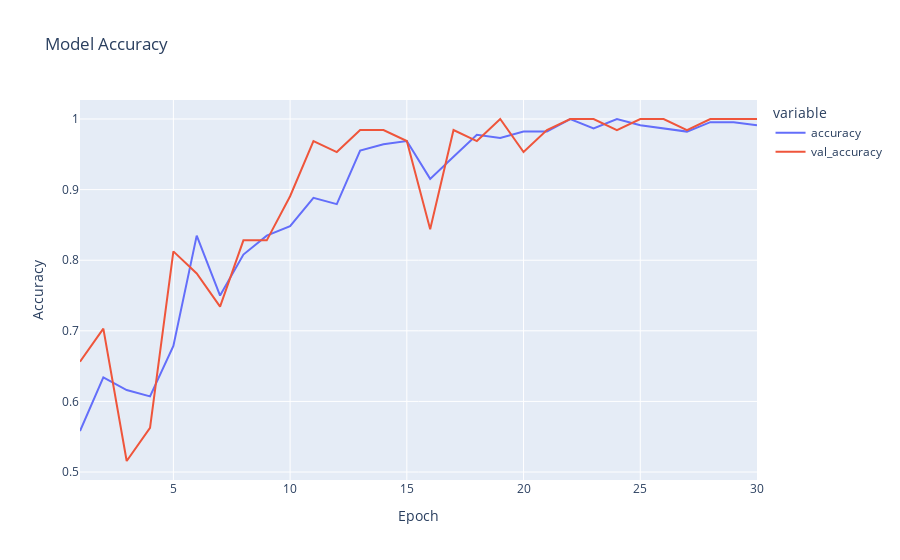

Notebook code for this chart:
### Code cell
import pandas as pd

import plotly.express as px

# Erstelle ein DataFrame mit den Trainings- und Validierungsgenauigkeiten sowie den Epochenzahlen
acc_df = pd.DataFrame({
    'accuracy': hist.history['accuracy'],         # Trainingsgenauigkeit pro Epoche
    'val_accuracy': hist.history['val_accuracy'], # Validierungsgenauigkeit pro Epoche
    'epoch': range(1, len(hist.history['accuracy']) + 1) # Epochennummern (startend bei 1)
})

# Erzeuge ein Liniendiagramm mit Plotly Express
# Die x-Achse zeigt die Epoche, die y-Achse zeigt die Werte für Trainings- und Validierungsgenauigkeit
# Das Diagramm erhält Achsenbeschriftungen und einen Titel
fig = px.line(
    acc_df, 
    x='epoch', 
    y=['accuracy', 'val_accuracy'], 
    labels={'value': 'Accuracy', 'epoch': 'Epoch'}, 
    title='Model Accuracy'
)

# Zeige das Diagramm im Notebook an
fig.show()

### Figure 1 — Plotly figure (JSON) as saved in the notebook; plotly's stock layout.template omitted (floating-point values rounded to 4 significant figures)
{"data": [{"hovertemplate": "variable=accuracy<br>Epoch=%{x}<br>Accuracy=%{y}<extra></extra>", "legendgroup": "accuracy", "line": {"color": "#636efa", "dash": "solid"}, "marker": {"symbol": "circle"}, "mode": "lines", "name": "accuracy", "orientation": "v", "showlegend": true, "type": "scatter", "x": [1, 2, 3, 4, 5, 6, 7, 8, 9, 10, 11, 12, 13, 14, 15, 16, 17, 18, 19, 20, 21, 22, 23, 24, 25, 26, 27, 28, 29, 30], "xaxis": "x", "y": [0.558, 0.6339, 0.6161, 0.6071, 0.6786, 0.8348, 0.75, 0.808, 0.8348, 0.8482, 0.8884, 0.8795, 0.9554, 0.9643, 0.9688, 0.9152, 0.9464, 0.9777, 0.9732, 0.9821, 0.9821, 1.0, 0.9866, 1.0, 0.9911, 0.9866, 0.9821, 0.9955, 0.9955, 0.9911], "yaxis": "y"}, {"hovertemplate": "variable=val_accuracy<br>Epoch=%{x}<br>Accuracy=%{y}<extra></extra>", "legendgroup": "val_accuracy", "line": {"color": "#EF553B", "dash": "solid"}, "marker": {"symbol": "circle"}, "mode": "lines", "name": "val_accuracy", "orientation": "v", "showlegend": true, "type": "scatter", "x": [1, 2, 3, 4, 5, 6, 7, 8, 9, 10, 11, 12, 13, 14, 15, 16, 17, 18, 19, 20, 21, 22, 23, 24, 25, 26, 27, 28, 29, 30], "xaxis": "x", "y": [0.6562, 0.7031, 0.5156, 0.5625, 0.8125, 0.7812, 0.7344, 0.8281, 0.8281, 0.8906, 0.9688, 0.9531, 0.9844, 0.9844, 0.9688, 0.8438, 0.9844, 0.9688, 1.0, 0.9531, 0.9844, 1.0, 1.0, 0.9844, 1.0, 1.0, 0.9844, 1.0, 1.0, 1.0], "yaxis": "y"}], "layout": {"legend": {"title": {"text": "variable"}, "tracegroupgap": 0}, "title": {"text": "Model Accuracy"}, "xaxis": {"anchor": "y", "domain": [0, 1], "title": {"text": "Epoch"}}, "yaxis": {"anchor": "x", "domain": [0, 1], "title": {"text": "Accuracy"}}}}
